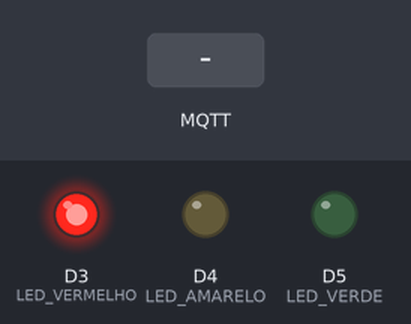
This sketch was run on a simulated ESP8266 (NodeMCU). On the bench: output pins drawn as LEDs (lit = HIGH). The inputs (shaded band) are chosen by the test bench. WiFi joins after 1.5 s; servers stay silent unless stated; no MQTT or app messages arrive unless stated.

Above: at 2.7 s.
2.8 s: MQTT message "ABRIR" arrives on the first subscribed topic
At 3.8 s:
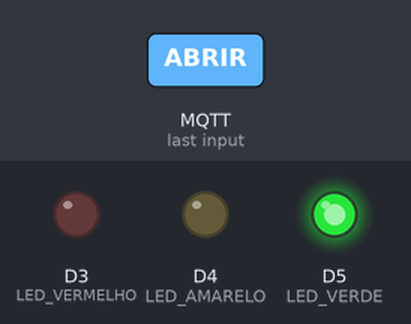
Timing chart, 0 to 5.8 s (numbered marks = the images above; inputs shaded):
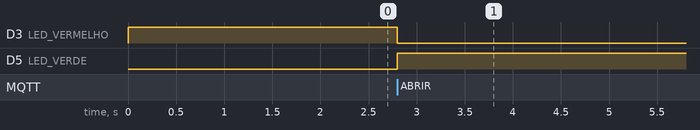

The sketch:

sinaleira.ino
```cpp
#include <ESP8266WiFi.h>
#include <PubSubClient.h>

const char* ssid = "MQTT";
const char* password = "12345678";

const char* mqtt_server = "172.16.0.200";
const char* hostname = "sinaleira-02";

char topic_controle[50];
char topic_status[50];

#define LED_VERDE D5
#define LED_AMARELO D4
#define LED_VERMELHO D3

WiFiClient espClient;
PubSubClient client(espClient);

bool aberto = false;
bool em_transicao = false;

unsigned long tempo_transicao = 0;
#define TEMPO_AMARELO 8000

void setup_wifi();

void setup_wifi()
{
  WiFi.hostname(hostname);
  WiFi.begin(ssid, password);

  while(WiFi.status() != WL_CONNECTED)
  {
    delay(500);
  }
}

void controlar_sinaleira(String comando){
  if (comando == "ABRIR" && !em_transicao){
    digitalWrite(LED_VERDE, HIGH);
    digitalWrite(LED_AMARELO, LOW);
    digitalWrite(LED_VERMELHO, LOW);

    em_transicao = true;
    tempo_transicao = millis();
  }
}

void callback(char* topic, byte* payload, unsigned int length)
{
  String comando = "";
  for(int i = 0; i < length; i++){
    comando += (char)payload[i];
  }

  if (comando == "ABRIR" || comando == "FECHAR") {
    controlar_sinaleira(comando);
  }
}

void setup() {
  pinMode(LED_VERDE, OUTPUT);
  pinMode(LED_AMARELO, OUTPUT);
  pinMode(LED_VERMELHO, OUTPUT);

  digitalWrite(LED_VERDE, LOW);
  digitalWrite(LED_AMARELO, LOW);
  digitalWrite(LED_VERMELHO, HIGH);

  setup_wifi();

  snprintf(topic_controle, sizeof(topic_controle), "esquina/%s/controle", hostname);
  snprintf(topic_status,  sizeof(topic_status),  "esquina/%s/status", hostname);

  client.setServer(mqtt_server, 1883);
  client.setCallback(callback);
}

void reconnect(){
  while(!client.connected()){
    if(client.connect(hostname)){
      client.subscribe(topic_controle);
      client.publish(topic_status, "REGISTRADA");
    } else{
      delay(1000);
    }
  }
}

void loop() {
  if(!client.connected()){
    reconnect();
  }

  client.loop();
}
```

Measured:
- after the input at 2.8 s, D3 (LED_VERMELHO): HIGH → LOW at once; D5 (LED_VERDE): LOW → HIGH at once
